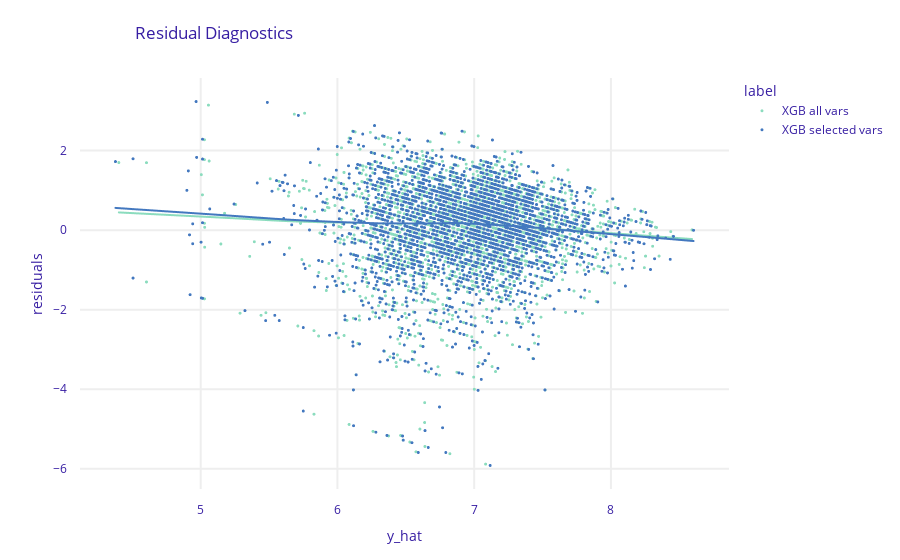

Here is the notebook cell this chart was saved with:
### Markdown cell above
The errors and the R2 are not the best but the data is quite complex - we are having quite scarce information and we are trying to get some insight sfrom it

### Code cell
# Residual plot
dalex_explainers['XGB all vars'].model_diagnostics().plot(dalex_explainers['XGB selected vars'].model_diagnostics())

### Figure 1 — Plotly figure (JSON) as saved in the notebook; plotly's stock layout.template omitted (floating-point values rounded to 4 significant figures; data arrays with more than 128 entries replaced by an {"elided": "..."} marker saying what was removed)
{"data": [{"hovertemplate": "<b>%{hovertext}</b><br><br>label=XGB all vars<br>y_hat=%{x}<br>residuals=%{y}<extra></extra>", "hovertext": {"elided": "2638 int values"}, "legendgroup": "XGB all vars", "line": {"width": 2}, "marker": {"color": "#8bdcbe", "size": 3, "symbol": "circle"}, "mode": "markers", "name": "XGB all vars", "showlegend": true, "type": "scattergl", "x": {"elided": "2638 float values"}, "xaxis": "x", "y": {"elided": "2638 float values"}, "yaxis": "y"}, {"hovertemplate": "<b>LOWESS trendline</b><br><br>label=XGB all vars<br>y_hat=%{x}<br>residuals=%{y} <b>(trend)</b><extra></extra>", "legendgroup": "XGB all vars", "line": {"width": 2}, "marker": {"color": "#8bdcbe", "size": 3, "symbol": "circle"}, "mode": "lines", "name": "XGB all vars", "showlegend": false, "type": "scattergl", "x": {"elided": "2638 float values"}, "xaxis": "x", "y": {"elided": "2638 float values"}, "yaxis": "y"}, {"hovertemplate": "<b>%{hovertext}</b><br><br>label=XGB selected vars<br>y_hat=%{x}<br>residuals=%{y}<extra></extra>", "hovertext": {"elided": "2638 int values"}, "legendgroup": "XGB selected vars", "line": {"width": 2}, "marker": {"color": "#4378bf", "size": 3, "symbol": "circle"}, "mode": "markers", "name": "XGB selected vars", "showlegend": true, "type": "scattergl", "x": {"elided": "2638 float values"}, "xaxis": "x", "y": {"elided": "2638 float values"}, "yaxis": "y"}, {"hovertemplate": "<b>LOWESS trendline</b><br><br>label=XGB selected vars<br>y_hat=%{x}<br>residuals=%{y} <b>(trend)</b><extra></extra>", "legendgroup": "XGB selected vars", "line": {"width": 2}, "marker": {"color": "#4378bf", "size": 3, "symbol": "circle"}, "mode": "lines", "name": "XGB selected vars", "showlegend": false, "type": "scattergl", "x": {"elided": "2638 float values"}, "xaxis": "x", "y": {"elided": "2638 float values"}, "yaxis": "y"}], "layout": {"font": {"color": "#371ea3"}, "legend": {"title": {"text": "label"}, "tracegroupgap": 0}, "margin": {"b": 71, "r": 30, "t": 78}, "title": {"text": "Residual Diagnostics", "x": 0.15}, "xaxis": {"anchor": "y", "automargin": true, "domain": [0, 1], "fixedrange": true, "gridwidth": 2, "tickcolor": "white", "ticklen": 10, "ticks": "outside", "title": {"text": "y_hat"}, "type": "linear", "zeroline": false}, "yaxis": {"anchor": "x", "automargin": true, "domain": [0, 1], "fixedrange": true, "gridwidth": 2, "tickcolor": "white", "ticklen": 10, "ticks": "outside", "title": {"text": "residuals"}, "type": "linear", "zeroline": false}}}
